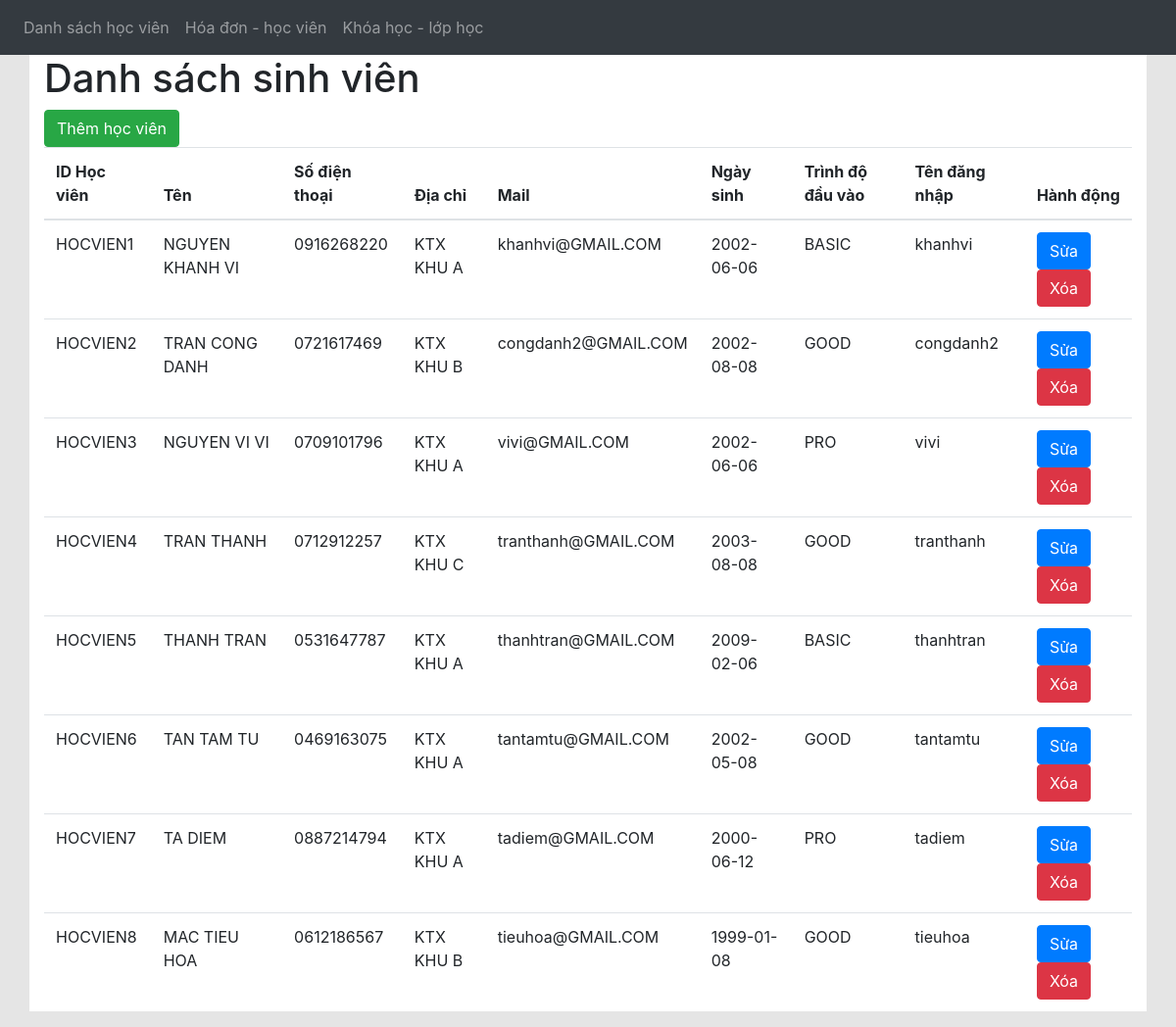
Page /php/hocvien.php on the committed database.
### tables this page shows
CREATE TABLE HOCVIEN(
ID CHAR(50) NOT NULL,
TEN VARCHAR(30) NOT NULL,
SDT CHAR(10) ,
DIACHI VARCHAR(50),
MAIL VARCHAR(30),
NAMSINH DATE,
TRINHDODAUVAO VARCHAR(5),
TENDANGNHAP VARCHAR(30) NOT NULL,
PRIMARY KEY(ID)
);

### php/hocvien.php (the view, shortened to what this page needs)
<!DOCTYPE html>
<html lang="en">
<head>
    <link rel="stylesheet" href="https://cdn.jsdelivr.net/npm/bootstrap@4.6.2/dist/css/bootstrap.min.css">
</head>
<body style="background-color:rgba(0, 0, 0, 0.1)">
    <?php
    require_once 'connection.php';
    $max = "SELECT ID from hocvien order by ID desc limit 1";
    $test = mysqli_query($conn,$max);
    $a=mysqli_fetch_assoc($test);
    $a=substr($a['ID'],7);
    $a=$a+1;
    ?>
    <nav class="navbar navbar-expand-md bg-dark navbar-dark">
    <div class="collapse navbar-collapse" id="collapsibleNavbar">
        <ul class="navbar-nav">
        <li class="nav-item">
            <a class="nav-link" href="hocvien.php">Danh sách học viên</a>
        </li>
        <li class="nav-item">
            <a class="nav-link" href="index.php?sort=IDHOCVIEN&search=">Hóa đơn - học viên</a>
        </li>
        <li class="nav-item">
            <a class="nav-link" href="khoahoc.php">Khóa học - lớp học</a>
        </li>
        </ul>
    </div>
    </nav>
    <div class="container" style="background-color:#FFF">
        <h1 class="title">Danh sách sinh viên</h1>
        <form action="addHocvien.php"method="POST">
            <a href="addHocvien.php?IDHOCVIEN=<?php echo "HOCVIEN$a"?>" type="button" class="btn btn-success">Thêm học viên</a>
        </form>
    <table class="table table-hover">
    <thead>
      <tr>
        <th>ID Học viên</th>
        <th>Tên</th>
        <th>Số điện thoại</th>
        <th>Địa chỉ</th>
        <th>Mail</th>
        <th>Ngày sinh</th>
        <th>Trình độ đầu vào</th>
        <th>Tên đăng nhập</th>
        <th>Hành động</th>
      </tr>
    </thead>
    <tbody>
    <?php
    $display = "SELECT * from hocvien order by ID";
    $result = mysqli_query($conn,$display);
    while($r=mysqli_fetch_assoc($result)){
        ?>
        <tr>
        <td><?php echo $r['ID']; ?></td>
        <td><?php echo $r['TEN']; ?></td>
        <td><?php echo $r['SDT']; ?></td>
        <td><?php echo $r['DIACHI']; ?></td>
        <td><?php echo $r['MAIL']; ?></td>
        <td><?php echo $r['NAMSINH']; ?></td>
        <td><?php echo $r['TRINHDODAUVAO']; ?></td>
        <td><?php echo $r['TENDANGNHAP']; ?></td>
        <td>
            <a href="edithocvien.php?ID=<?php echo $r['ID']; ?>"  class="btn btn-primary">Sửa</a>
            <a onclick="return confirm('Bạn có muốn xóa học viên này')" href="deletehocvien.php?ID=<?php echo $r['ID'] ?>" class="btn btn-danger">Xóa</a>
        </td>
        </tr>
        <?php
    }
    ?>
    </tbody>
    </table>
    </div>
</body>
</html>

### rows in the picture
hocvien: ID "HOCVIEN1", TEN "NGUYEN KHANH VI", SDT "0916268220", DIACHI "KTX KHU A", MAIL "khanhvi@GMAIL.COM", NAMSINH "2002-06-06", TRINHDODAUVAO "BASIC", TENDANGNHAP "khanhvi"
hocvien: ID "HOCVIEN2", TEN "TRAN CONG DANH", SDT "0721617469", DIACHI "KTX KHU B", MAIL "congdanh2@GMAIL.COM", NAMSINH "2002-08-08", TRINHDODAUVAO "GOOD", TENDANGNHAP "congdanh2"
hocvien: ID "HOCVIEN3", TEN "NGUYEN VI VI", SDT "0709101796", DIACHI "KTX KHU A", MAIL "vivi@GMAIL.COM", NAMSINH "2002-06-06", TRINHDODAUVAO "PRO", TENDANGNHAP "vivi"
hocvien: ID "HOCVIEN4", TEN "TRAN THANH", SDT "0712912257", DIACHI "KTX KHU C", MAIL "tranthanh@GMAIL.COM", NAMSINH "2003-08-08", TRINHDODAUVAO "GOOD", TENDANGNHAP "tranthanh"
hocvien: ID "HOCVIEN5", TEN "THANH TRAN", SDT "0531647787", DIACHI "KTX KHU A", MAIL "thanhtran@GMAIL.COM", NAMSINH "2009-02-06", TRINHDODAUVAO "BASIC", TENDANGNHAP "thanhtran"
hocvien: ID "HOCVIEN6", TEN "TAN TAM TU", SDT "0469163075", DIACHI "KTX KHU A", MAIL "tantamtu@GMAIL.COM", NAMSINH "2002-05-08", TRINHDODAUVAO "GOOD", TENDANGNHAP "tantamtu"
hocvien: ID "HOCVIEN7", TEN "TA DIEM", SDT "0887214794", DIACHI "KTX KHU A", MAIL "tadiem@GMAIL.COM", NAMSINH "2000-06-12", TRINHDODAUVAO "PRO", TENDANGNHAP "tadiem"
hocvien: ID "HOCVIEN8", TEN "MAC TIEU HOA", SDT "0612186567", DIACHI "KTX KHU B", MAIL "tieuhoa@GMAIL.COM", NAMSINH "1999-01-08", TRINHDODAUVAO "GOOD", TENDANGNHAP "tieuhoa"
